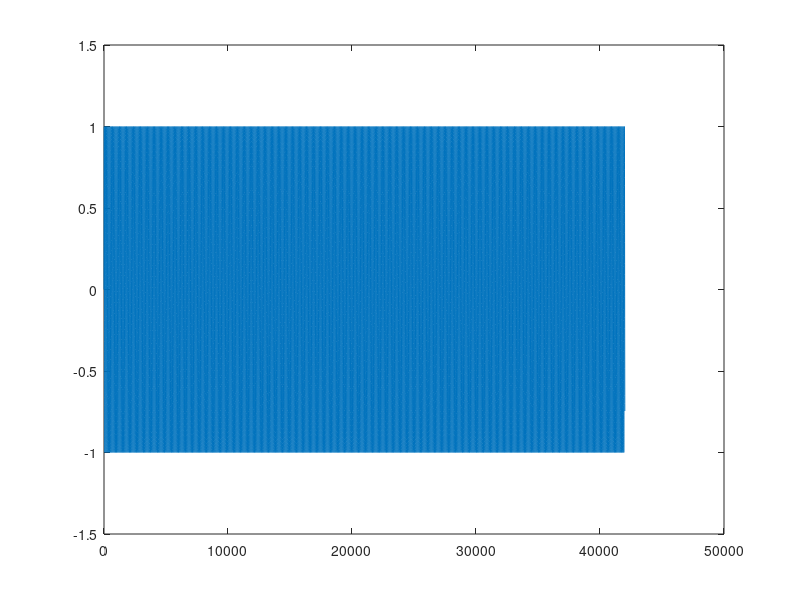

Write the MATLAB code that produced this figure. (Note: this script raises an error after producing the figure.)
%% Figure 10 from Righetti, Buchli, and Ijspeert, (2006)
% start/stop simulation
t0 = 0;                % start time
tend = 350;            % stop time

% periodic forcing (cosine input)
Fs = 120;               % sample rate of periodic forcing
F_t = linspace(t0, tend, tend*Fs); %dt for periodic forcing
F = sin(8*F_t);        
plot(F); ylim([-1.5 1.5]);

% model parameters
a = -12;                 
b = 0.01;
e = 5;               % learning rate
w0 = [180];         % initial conditions for osc freq
%tspan = [t0 tend];     % full timespan
tspan = F_t;

for i = 1:length(w0)
[t, y] = ode23(@(t,x)fn_learn(t,x,a,b,e,F,F_t)...
    ,tspan, [0, 1, w0(i)] );
end

fig = figure;
set(fig,'defaultAxesColorOrder',[[0.4940 0.1840 0.5560];	[0 0 0]]);

subplot(3,1,1)
plot(t,y(:,3), 'black');
xlim([t0 tend])
ylim([170 240]);
ylabel('W (Angular Frequency)')
title('Adaptive-Frequency Fitzhugh-Nagumo Oscillator')

hold on
subplot(3,1,2)
yyaxis right;
plot(t,F, '--black', 'LineWidth', 1.5);
ylim([-5 5]);
ylabel('F')
yyaxis left;
plot(t,y(:,1), 'LineWidth', 2, 'Color', '#7E2F8E');
ylim([-12 12]);
xlim([0 5]);
ylabel('X')
hold off;

hold on;
subplot(3,1,3)
yyaxis right;
plot(t,F, '--black', 'LineWidth', 1.5);
ylim([-5 5]);
ylabel('F')
yyaxis left;
plot(t,y(:,1), 'LineWidth', 2, 'Color', '#7E2F8E');
ylim([-12 12]);
xlim([345 350]);
xlabel('Time')
ylabel('X')
% legend('F', 'Oscillator');





      